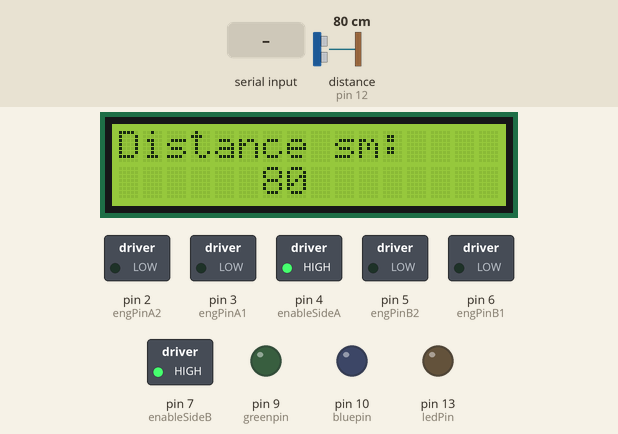
Recording of a sketch running on a simulated Arduino Uno, built with avr-gcc and run on an emulated ATmega328P. Parts: 16×2 character LCD, switched loads named in the sketch (green lamp = pin HIGH), output pins drawn as LEDs (lit = HIGH). Wiring (inferred from the names in the program): ultrasonic range finder: trigger pin 11; echo pin 12. Dashed ring = blinking. Inputs (shaded band) come from the test bench; at power-on: distance to the obstacle (sensor on pin 12) 80 cm. The echo pulse lasts 58.3 µs per cm; random numbers use the default seed unless the sketch sets one; pins used as bus, display or sensor lines are not drawn; what the sketch prints to the serial monitor is not drawn.

Above: at 1.2 s.
1.3 s: distance to the obstacle (sensor on pin 12) set to 22 cm
At 1.57 s:
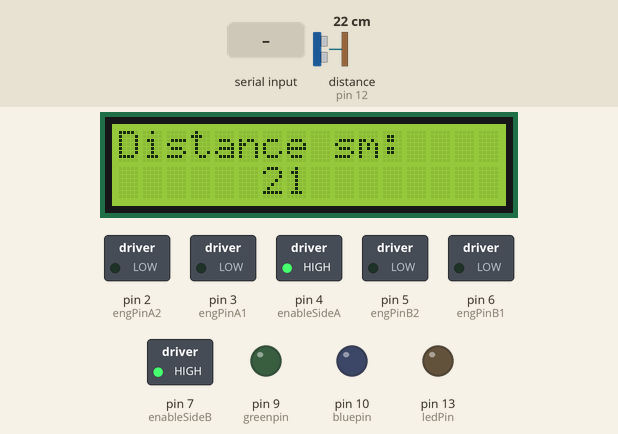
2.8 s: distance to the obstacle (sensor on pin 12) set to 19 cm
At 3.09 s:
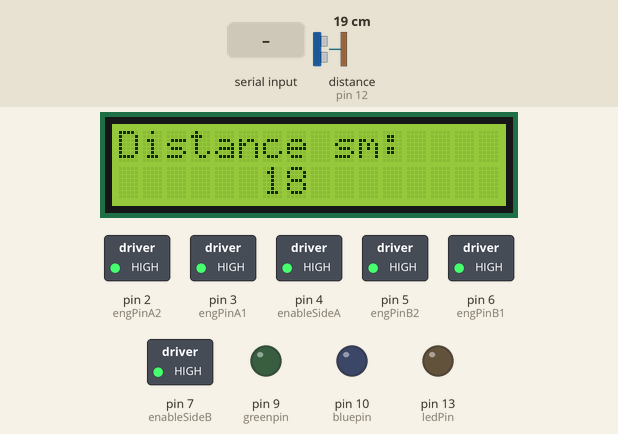
5.6 s: byte 66 (backwardByte) received over Serial
At 6.16 s:
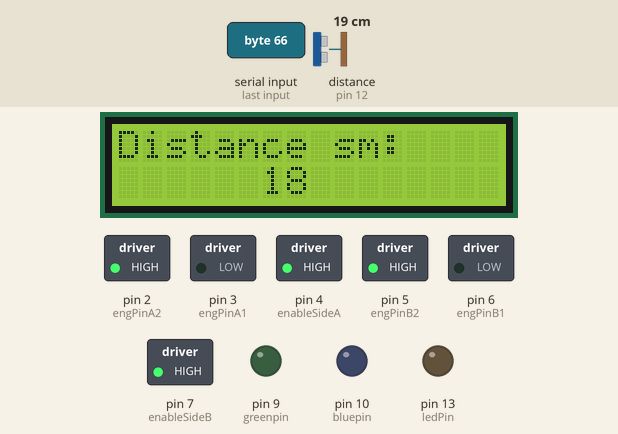
At 6.57 s:
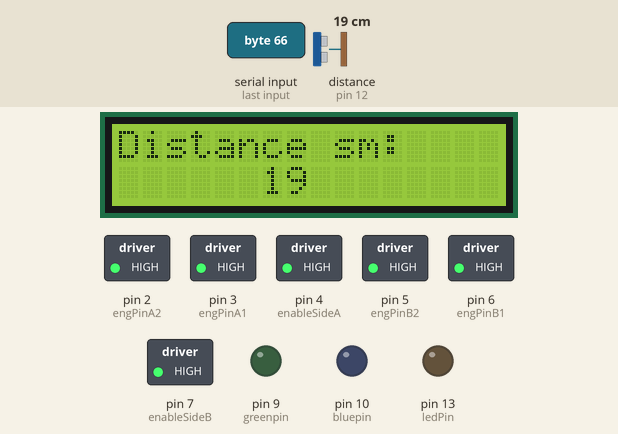
7.5 s: byte 70 (forwardByte) received over Serial
9.3 s: byte 76 (turnLeftByte) received over Serial
11.1 s: byte 82 (turnRightByte) received over Serial
Timing chart, 0 to 14.0 s (numbered marks = the images above; inputs shaded):
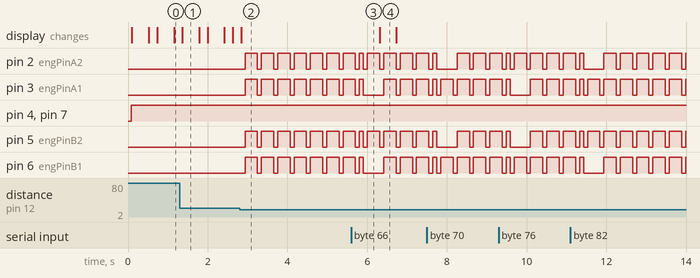

The sketch:

sources.ino
```cpp
#include <Wire.h>
#include <LiquidCrystal_I2C.h>

// Define constants

// engine
#define enableSideA 4
#define enableSideB 7
#define engPinA1 3
#define engPinA2 2
#define engPinB1 6
#define engPinB2 5

// car
boolean run;

// light
#define ledPin 13
boolean led_on;

// led rgb
int redpin = 11;
int bluepin = 10;
int greenpin = 9;
int rgbpowerpin = 8;
int rgb_val;
boolean rgb_on;

// bluetooth
#define forwardByte 70
#define backwardByte 66
#define brakeByte 88
#define turnLeftByte 76
#define turnRightByte 82
#define ledLightByte 68
#define rgbLightByte 79
int incomingByte = 0;

// LCD
// Set the LCD address to 0x27 for a 16 chars and 2 line display
LiquidCrystal_I2C lcd(0x27, 16, 2);

// ultrasonic
#define echoPin 12 // Echo Pin
#define trigPin 11 // Trigger Pin
int maximumRange = 200; // Maximum range needed
int minimumRange = 0; // Minimum range needed
long duration, distance; // Duration used to calculate distance


void setup() {
  // init serial rx
  Serial.begin(9600);

  // engine
  pinMode(enableSideA, OUTPUT);
  pinMode(engPinA1, OUTPUT);
  pinMode(engPinA2, OUTPUT);

  pinMode(enableSideB, OUTPUT);
  pinMode(engPinB1, OUTPUT);
  pinMode(engPinB2, OUTPUT);

  // light
  pinMode(ledPin, OUTPUT);

  // led rgb
  pinMode(redpin, OUTPUT);
  pinMode(bluepin, OUTPUT);
  pinMode(greenpin, OUTPUT);
  pinMode(rgbpowerpin, OUTPUT);

  // ultrasonic
  pinMode(trigPin, OUTPUT);
  pinMode(echoPin, INPUT);

  // LCD
  lcd.begin();
  lcd.backlight();
  lcd.print("Distance sm: ");
  lcd.setCursor(6, 1);

  // initialize variables
  led_on = false;
  rgb_on = false;
}


void loop() {

  // start engines
  // #motorAOn();
  // #motorBOn();
  enableMotors();

  // ultrasonic get distance
  distance = getDistance();
  // display on lcd
  lcd.print(distance);
  lcd.print("      ");

  // check safe distance
  if (distance < 20) {
    coast(100);
    brake(100);
  }

  if (Serial.available() > 0) {

    // get bluetooth incoming bytes. Works like yield in python =)
    incomingByte = Serial.read();

    // debug
    Serial.print("Received: ");
    Serial.println(incomingByte);

    // engine control
    if (incomingByte == forwardByte) {
      coast(100);
      forward(100);
    } else if (incomingByte == backwardByte) {
      coast(100);
      backward(100);
    } else if (incomingByte == brakeByte) {
      coast(100);
      brake(100);
    } else if (incomingByte == turnLeftByte) {
      coast(100);
      turnLeft(100);
    } else if (incomingByte == turnRightByte) {
      coast(100);
      turnRight(100);
    }

    // light control
    if (incomingByte == ledLightByte) {
      if (led_on) {
        digitalWrite(ledPin, LOW);
        led_on = false;
      } else {
        digitalWrite(ledPin, HIGH);
        led_on = true;
      }
    }

    // rgb light control
    if (incomingByte == rgbLightByte) {
      if (rgb_on) {
        digitalWrite(rgbpowerpin, LOW);
        rgb_on = false;
      } else {
        digitalWrite(rgbpowerpin, HIGH);
        rgb_on = true;
      }
    }

 }

 // chage rgb color
 if (rgb_on) {
    ledRgbOn();
 }

 // main robobrain tact
 delay(200);

 // move lcd cursor
 lcd.setCursor(6, 1);
}

//////////////////////
// ENGINE FUNCTIONS //
//////////////////////

// Define Low Level H-Bridge Commands

// enable motors
void motorAOn()
{
  digitalWrite(enableSideA, HIGH);
}

void motorBOn()
{
  digitalWrite(enableSideB, HIGH);
}

// disable motors
void motorAOff()
{
  digitalWrite(enableSideB, LOW);
}

void motorBOff()
{
  digitalWrite(enableSideA, LOW);
}

// motor A controls
void motorAForward()
{
  digitalWrite(engPinA1, HIGH);
  digitalWrite(engPinA2, LOW);
}

void motorABackward()
{
  digitalWrite(engPinA1, LOW);
  digitalWrite(engPinA2, HIGH);
}

// motor B contorls
void motorBForward()
{
  digitalWrite(engPinB1, HIGH);
  digitalWrite(engPinB2, LOW);
}

void motorBBackward()
{
  digitalWrite(engPinB1, LOW);
  digitalWrite(engPinB2, HIGH);
}

// coasting and braking
void motorACoast()
{
  digitalWrite(engPinA1, LOW);
  digitalWrite(engPinA2, LOW);
}

void motorABrake()
{
  digitalWrite(engPinA1, HIGH);
  digitalWrite(engPinA2, HIGH);
}

void motorBCoast()
{
  digitalWrite(engPinB1, LOW);
  digitalWrite(engPinB2, LOW);
}

void motorBBrake()
{
  digitalWrite(engPinB1, HIGH);
  digitalWrite(engPinB2, HIGH);
}

// Define High Level Commands

void enableMotors()
{
  motorAOn();
  motorBOn();
}

void disableMotors()
{
  motorAOff();
  motorBOff();
}

void forward(int time)
{
  motorAForward();
  motorBForward();
  delay(time);
}

void backward(int time)
{
  motorABackward();
  motorBBackward();
  delay(time);
}

void turnLeft(int time)
{
  motorABackward();
  motorBForward();
  delay(time);
}

void turnRight(int time)
{
  motorAForward();
  motorBBackward();
  delay(time);
}

void coast(int time)
{
  motorACoast();
  motorBCoast();
  delay(time);
}

void brake(int time)
{
  motorABrake();
  motorBBrake();
  delay(time);
}

// led rgb function
void ledRgbOn()
{
    analogWrite (11, random(0, 255));
    analogWrite (10, random(0, 255));
    analogWrite (9, random(0, 255));
}

// ultrasonic
int getDistance() {
  /* The following trigPin/echoPin cycle is used to determine the
  distance of the nearest object by bouncing soundwaves off of it. */
  digitalWrite(trigPin, LOW);
  delayMicroseconds(2);

  digitalWrite(trigPin, HIGH);
  delayMicroseconds(10);

  digitalWrite(trigPin, LOW);
  duration = pulseIn(echoPin, HIGH);

  //Calculate the distance (in cm) based on the speed of sound.
  distance = duration/58.2;

  return distance;
}
```

Measured:
- the behaviour switches between 21 and 20 cm on distance to the obstacle (sensor on pin 12) (found by bisection; images 1 and 2)
- after the input at 2.8 s, pin 2 (engPinA2), pin 3 (engPinA1), pin 5 (engPinB2), pin 6 (engPinB1): alternates HIGH for 0.31 s and LOW for 0.10 s, starting after 0.14 s
- after the input at 5.6 s, the display: changes after 0.72 s (image 4)
- what the display in image 1 shows lasts 0.4 s, from 1.4 s to 1.8 s
